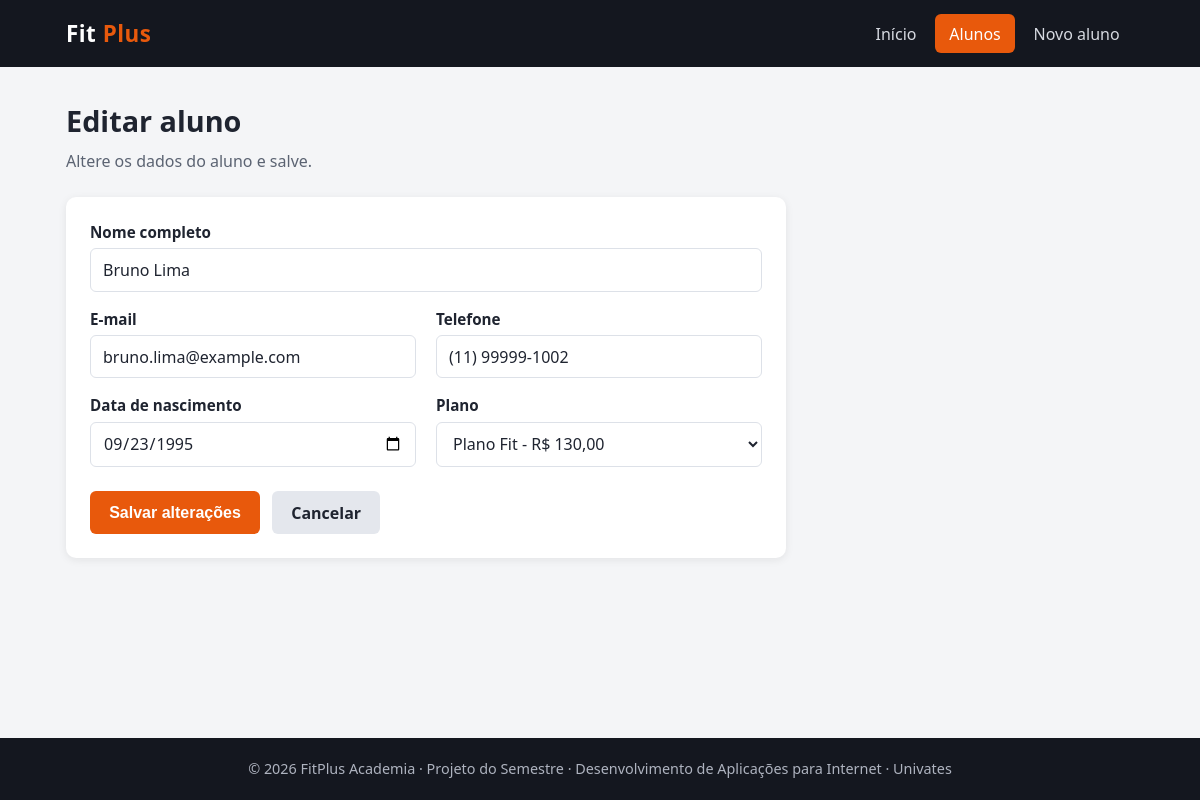
The page /editar.php?id=2 on the database its author committed.
### tables this page shows
CREATE TABLE `alunos` (
  `id` int(11) NOT NULL AUTO_INCREMENT,
  `nome` varchar(50) NOT NULL,
  `email` varchar(100) NOT NULL,
  `telefone` varchar(20) NOT NULL,
  `dt_nascimento` date NOT NULL,
  `id_plano` int(11) NOT NULL,
  PRIMARY KEY (`id`),
  KEY `idx_alunos_id_plano` (`id_plano`),
  CONSTRAINT `fk_alunos_plano` FOREIGN KEY (`id_plano`) REFERENCES `planos` (`id`)
);

CREATE TABLE `planos` (
  `id` int(11) NOT NULL AUTO_INCREMENT,
  `titulo` varchar(50) NOT NULL,
  `valor` double NOT NULL,
  `descricao` text NOT NULL,
  PRIMARY KEY (`id`)
);

### config/conexao.php (called while the page is built)
<?php
function conectar()
{
    $host    = 'localhost';
    $banco   = 'academia_fit_plus';
    $usuario = 'root';
    $senha   = '';
    try {
        $pdo = new PDO("mysql:host=$host;dbname=$banco;charset=utf8mb4", $usuario, $senha);
        $pdo->setAttribute(PDO::ATTR_ERRMODE, PDO::ERRMODE_EXCEPTION);
        $pdo->setAttribute(PDO::ATTR_DEFAULT_FETCH_MODE, PDO::FETCH_ASSOC);
        return $pdo;
    } catch (PDOException $e) {
        die('Erro ao conectar no banco: ' . $e->getMessage());
    }
}

### DAO/alunoDAO.php (called while the page is built, shortened)
<?php
require_once __DIR__ . '/../config/conexao.php';
class AlunoDAO
{
    private $pdo;
    public function __construct()
    {
        $this->pdo = conectar();
    }
    public function buscarPorId($id)
    {
        $sql = $this->pdo->prepare(
            'SELECT alunos.*, planos.titulo AS plano, planos.valor AS valor_plano
             FROM alunos
             INNER JOIN planos ON planos.id = alunos.id_plano
             WHERE alunos.id = ?'
        );
        $sql->execute([$id]);
        return $sql->fetch();
    }
    public function listarPlanos()
    {
        $sql = $this->pdo->query(
            'SELECT id, titulo, valor
             FROM planos
             ORDER BY titulo, id'
        );
        return $sql->fetchAll();
    }
}

### src/editar.php (the view, shortened to what this page needs)
<?php
require_once __DIR__ . '/../DAO/alunoDAO.php';
$id = isset($_GET['id']) && is_string($_GET['id'])
    ? filter_var($_GET['id'], FILTER_VALIDATE_INT)
    : false;
if ($id === false || $id < 1) {
    http_response_code(400);
    $aluno = false;
} else {
    $dao = new AlunoDAO();
    $aluno = $dao->buscarPorId($id);
}
$escape = static function ($value) {
    return htmlspecialchars((string) $value, ENT_QUOTES, 'UTF-8');
};
if ($aluno !== false) {
    $planos = $dao->listarPlanos();
    $dados = [
        'nome' => $aluno['nome'],
        'email' => $aluno['email'],
        'telefone' => $aluno['telefone'],
        'dt_nascimento' => $aluno['dt_nascimento'],
        'id_plano' => (string) $aluno['id_plano'],
    ];
}
?>
<!DOCTYPE html>
<html lang="pt-BR">
<head>
  <link rel="stylesheet" href="../assets/style.css">
</head>
<body>
  <header class="site-header">
    <div class="container">
      <a class="logo" href="index.php">Fit <span>Plus</span></a>
      <nav>
        <ul class="menu">
          <li><a href="index.php">Início</a></li>
          <li><a class="ativo" href="alunos.php">Alunos</a></li>
          <li><a href="cadastro.php">Novo aluno</a></li>
        </ul>
      </nav>
    </div>
  </header>
  <main class="container">
    <?php if ($aluno === false): ?>
      <h1>Aluno não encontrado</h1>
      <p class="subtitulo">O cadastro solicitado não existe ou o identificador é inválido.</p>
      <a class="btn" href="alunos.php">Voltar para alunos</a>
    <?php else: ?>
      <h1>Editar aluno</h1>
      <p class="subtitulo">Altere os dados do aluno e salve.</p>
      <form class="formulario" method="post" action="editar.php?id=<?= $escape($id) ?>">
        <div class="campo campo-largo">
          <label for="nome">Nome completo</label>
          <input type="text" id="nome" name="nome" maxlength="50" value="<?= $escape($dados['nome']) ?>" required>
        </div>
        <div class="campo">
          <label for="email">E-mail</label>
          <input type="email" id="email" name="email" maxlength="100" value="<?= $escape($dados['email']) ?>" required>
        </div>
        <div class="campo">
          <label for="telefone">Telefone</label>
          <input type="tel" id="telefone" name="telefone" maxlength="20" value="<?= $escape($dados['telefone']) ?>" required>
        </div>
        <div class="campo">
          <label for="dt_nascimento">Data de nascimento</label>
          <input type="date" id="dt_nascimento" name="dt_nascimento" value="<?= $escape($dados['dt_nascimento']) ?>" required>
        </div>
        <div class="campo">
          <label for="id_plano">Plano</label>
          <select id="id_plano" name="id_plano" required>
            <?php foreach ($planos as $plano): ?>
              <option value="<?= $escape($plano['id']) ?>" <?= (string) $dados['id_plano'] === (string) $plano['id'] ? 'selected' : '' ?>>
                <?= $escape($plano['titulo']) ?> - R$ <?= number_format((float) $plano['valor'], 2, ',', '.') ?>
              </option>
            <?php endforeach; ?>
          </select>
        </div>
        <div class="formulario-acoes">
          <button type="submit" class="btn">Salvar alterações</button>
          <a class="btn btn-secundario" href="alunos.php">Cancelar</a>
        </div>
      </form>
    <?php endif; ?>
  </main>
  <footer class="site-footer">
    <p>&copy; 2026 FitPlus Academia &middot; Projeto do Semestre &middot; Desenvolvimento de Aplicações para Internet &middot; Univates</p>
  </footer>
</body>
</html>

### assets/style.css (style rules this page uses)
* { box-sizing: border-box; margin: 0; padding: 0; }
body { font-family: "Segoe UI", Roboto, Arial, sans-serif; background: #f4f5f7; color: #1f2430; line-height: 1.5; min-height: 100vh; display: flex; flex-direction: column; }
a { color: #e8590c; }
.site-header { background: #14171f; color: #ffffff; position: sticky; top: 0; z-index: 10; }
.site-header .container { display: flex; flex-wrap: wrap; align-items: center; justify-content: space-between; gap: 0.5rem 1.5rem; padding-top: 0.9rem; padding-bottom: 0.9rem; }
.logo { font-size: 1.4rem; font-weight: 800; letter-spacing: 0.5px; color: #ffffff; text-decoration: none; }
.logo span { color: #e8590c; }
.menu { display: flex; flex-wrap: wrap; gap: 0.25rem; list-style: none; }
.menu a { display: block; padding: 0.45rem 0.9rem; border-radius: 6px; color: #d6d9e0; text-decoration: none; font-weight: 500; }
.menu a:hover, .menu a.ativo { background: #e8590c; color: #ffffff; }
.container { width: 100%; max-width: 1100px; margin: 0 auto; padding-left: 1rem; padding-right: 1rem; }
main { flex: 1; padding-top: 2rem; padding-bottom: 2.5rem; }
h1 { font-size: 1.8rem; margin-bottom: 0.4rem; }
.subtitulo { color: #5b6372; margin-bottom: 1.5rem; }
.btn { display: inline-block; padding: 0.6rem 1.2rem; border: none; border-radius: 6px; background: #e8590c; color: #ffffff; font-size: 1rem; font-weight: 600; text-decoration: none; cursor: pointer; }
.btn-secundario { background: #e4e7ed; color: #1f2430; }
.formulario { background: #ffffff; border-radius: 10px; box-shadow: 0 2px 8px rgba(20, 23, 31, 0.08); padding: 1.5rem; max-width: 720px; display: grid; grid-template-columns: repeat(2, 1fr); gap: 1rem 1.25rem; }
.campo { display: flex; flex-direction: column; gap: 0.3rem; }
.campo-largo { grid-column: 1 / -1; }
label { font-weight: 600; font-size: 0.95rem; }
input, select { padding: 0.6rem 0.75rem; border: 1px solid #dde1e8; border-radius: 6px; font-size: 1rem; font-family: inherit; background: #ffffff; color: #1f2430; }
.formulario-acoes { grid-column: 1 / -1; display: flex; flex-wrap: wrap; gap: 0.75rem; margin-top: 0.5rem; }
.site-footer { background: #14171f; color: #aeb3bf; text-align: center; padding: 1.25rem 1rem; font-size: 0.9rem; }

### rows shown on the page
alunos: nome "Bruno Lima", email "bruno.lima@example.com", telefone "(11) 99999-1002", dt_nascimento "09/23/1995", id_plano "Plano Fit - R$ 130,00"
